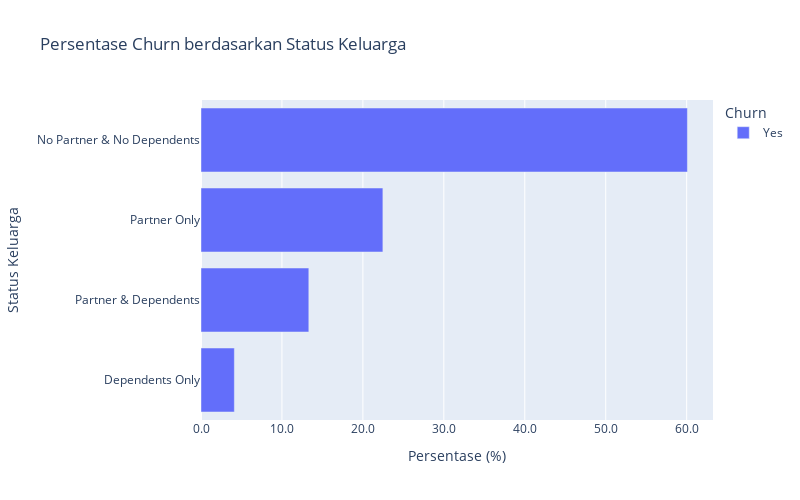

The notebook cell saved with this chart:
### Code cell
fig = px.bar(
    df_group,
    x='Percentage_total',
    y='fam_stat',
    color='Churn',
    barmode='group',
    title='Persentase Churn berdasarkan Status Keluarga',
    width=800,
    height=500
)

fig.update_layout(
    xaxis_title='Persentase (%)',
    yaxis_title='Status Keluarga',
    xaxis_tickformat='.1f'
)

fig.show()

### Figure 1 — Plotly figure (JSON) as saved in the notebook; plotly's stock layout.template omitted (floating-point values rounded to 4 significant figures)
{"data": [{"alignmentgroup": "True", "hovertemplate": "Churn=Yes<br>Percentage_total=%{x}<br>fam_stat=%{y}<extra></extra>", "legendgroup": "Yes", "marker": {"color": "#636efa", "pattern": {"shape": ""}}, "name": "Yes", "offsetgroup": "Yes", "orientation": "h", "showlegend": true, "textposition": "auto", "type": "bar", "x": [4.12, 13.32, 22.47, 60.09], "xaxis": "x", "y": ["Dependents Only", "Partner & Dependents", "Partner Only", "No Partner & No Dependents"], "yaxis": "y"}], "layout": {"barmode": "group", "height": 500, "legend": {"title": {"text": "Churn"}, "tracegroupgap": 0}, "title": {"text": "Persentase Churn berdasarkan Status Keluarga"}, "width": 800, "xaxis": {"anchor": "y", "domain": [0, 1], "tickformat": ".1f", "title": {"text": "Persentase (%)"}}, "yaxis": {"anchor": "x", "domain": [0, 1], "title": {"text": "Status Keluarga"}}}}
